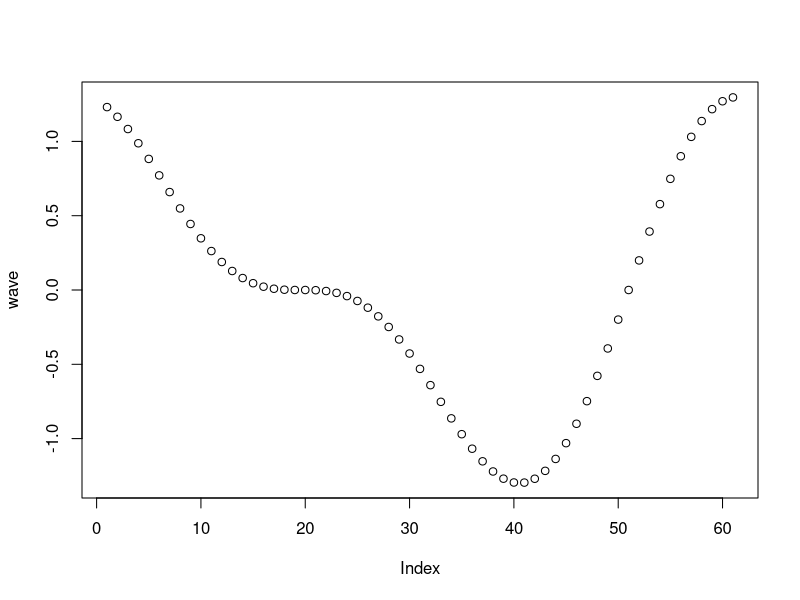
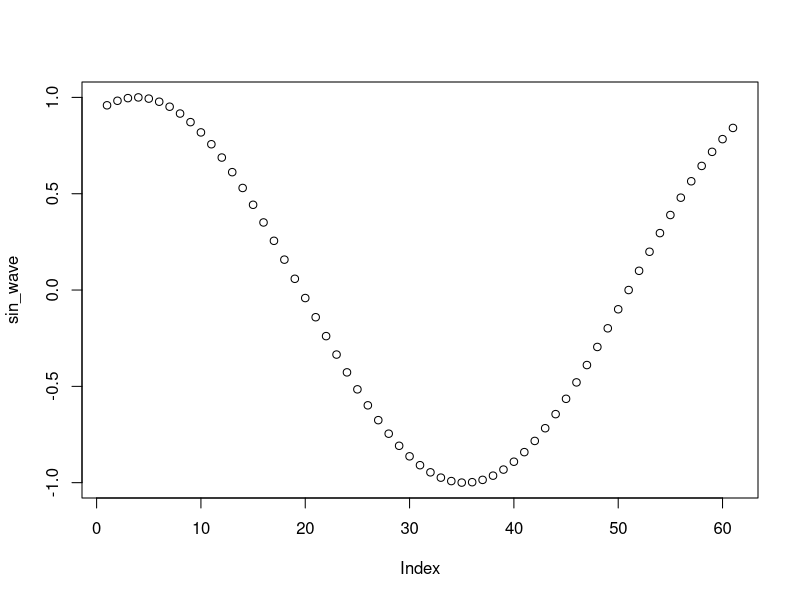
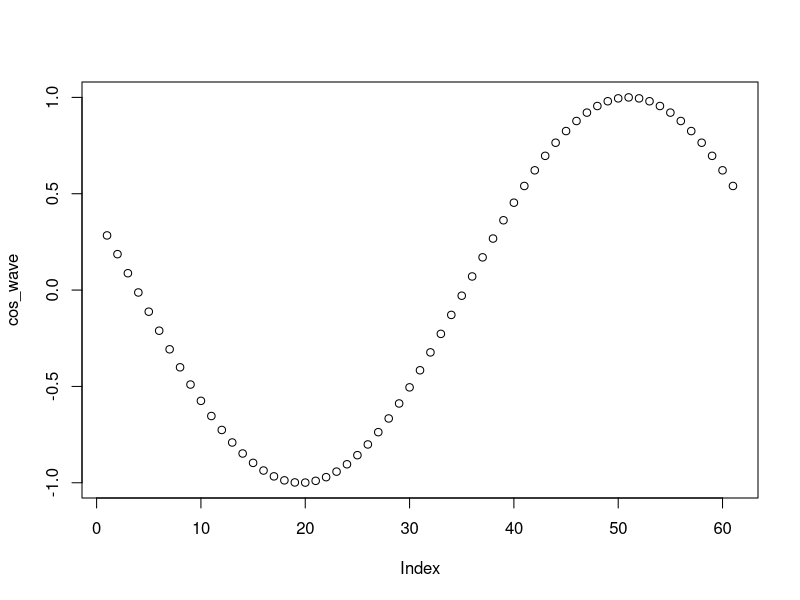
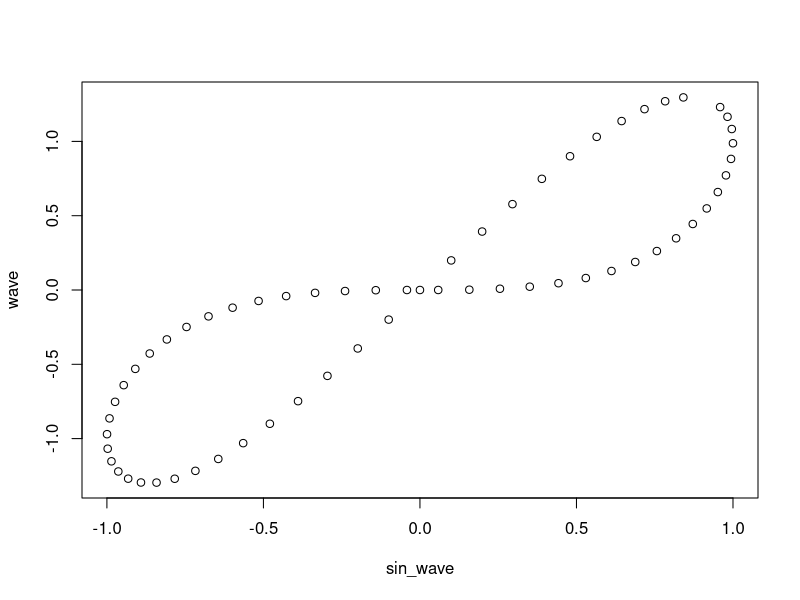
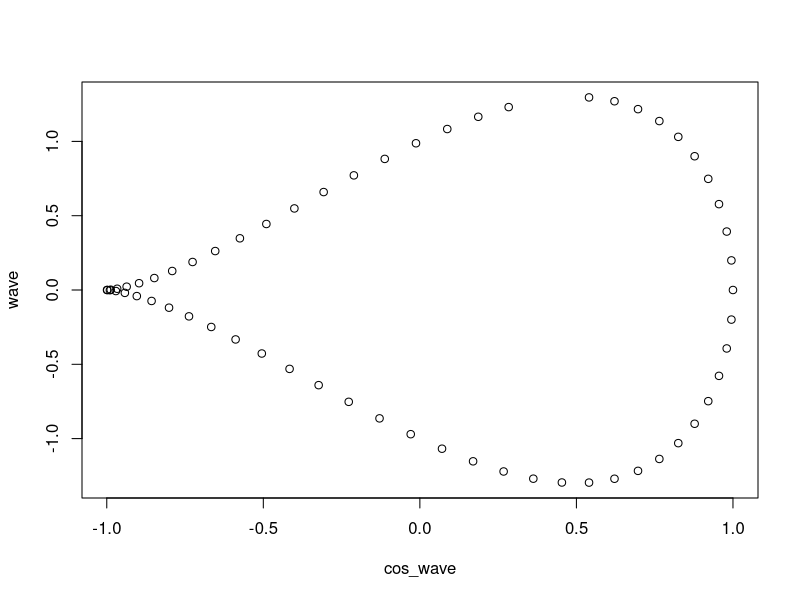

Reproduce these figures in R, in order.
# Exercise 1: creating and operating on vectors

# Create a vector `names` that contains your name and the names of 2 people 
# next to you. Print the vector

names<-c("Meg", "John","Sputnik")
print(names)

# Use the colon operator : to create a vector `n` of numbers from 10:49
n<-c(10:49)

# Use the `length()` function to get the number of elements in `n`
length(n)


# Add 1 to each element in `n` and print the result
print(n+1)

# Create a vector `m` that contains the numbers 10 to 1 (in that order). 
# Hint: use the `seq()` function
m<-seq(10,1,-1)

# Subtract `m` FROM `n`. Note the recycling!
print(n-m)

# Use the `seq()` function to produce a range of numbers from -5 to 10 in `0.1`
# increments. Store it in a variable `x_range`
x_range<-seq(-5, 1, 0.1)

# Create a vector `sin_wave` by calling the `sin()` function on each element 
# in `x_range`.
sin_wave=sin(x_range)

# Create a vector `cos_wave` by calling the `cos()` function on each element 
# in `x_range`.
cos_wave=cos(x_range)

# Create a vector `wave` by multiplying `sin_wave` and `cos_wave` together, then
# adding `sin_wave` to the product
wave=(sin_wave*cos_wave)+sin_wave

# Use the `plot()` function to plot your `wave`!
plot(wave)
plot(sin_wave)
plot(cos_wave)
plot(sin_wave,wave)
plot(cos_wave,wave)
